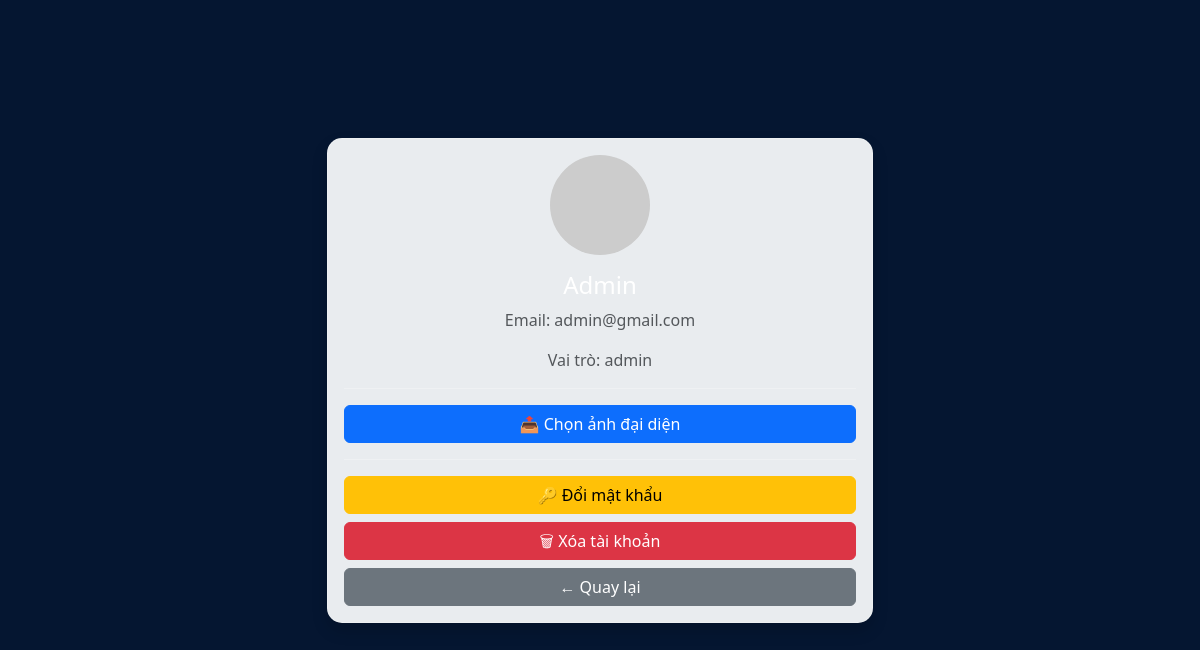
The app's page /profile.php (signed in) with its own data.
### tables this page shows
CREATE TABLE IF NOT EXISTS `users` (
  `id` int(11) NOT NULL AUTO_INCREMENT,
  `name` varchar(100) DEFAULT NULL,
  `email` varchar(100) DEFAULT NULL,
  `password` varchar(255) DEFAULT NULL,
  `role` varchar(20) DEFAULT 'user',
  `created_at` timestamp NOT NULL DEFAULT current_timestamp(),
  `avatar` varchar(255) DEFAULT NULL,
  `class` varchar(50) DEFAULT NULL,
  PRIMARY KEY (`id`),
  UNIQUE KEY `email` (`email`)
);

### profile.php (the view, shortened to what this page needs)
<?php
include 'config.php';
$email = $_SESSION['user'];
$stmt = $conn->prepare("SELECT * FROM users WHERE email = ? LIMIT 1");
$stmt->bind_param("s", $email);
$stmt->execute();
$result = $stmt->get_result();
if ($result && $result->num_rows > 0) {
    $user = $result->fetch_assoc();
} else {
    die("Không tìm thấy người dùng");
}
$avatarPath = $user['avatar'] ?? '';
if (!empty($avatarPath) && file_exists("uploads/avatars/$avatarPath")) {
    $avatarUrl = "uploads/avatars/$avatarPath";
} else {
    $prefix = explode('@', $user['email'])[0];
    $initials = strtoupper(substr($prefix, 0, 2));
    $avatarUrl = "https://ui-avatars.com/api/?name=$initials&background=0d6efd&color=fff";
}
?>
<link href="https://cdn.jsdelivr.net/npm/bootstrap@5.3.0/dist/css/bootstrap.min.css" rel="stylesheet">
<link rel="stylesheet" href="style.css">
<div class="container mt-5">
    <div class="row justify-content-center">
        <div class="col-md-6">
            <div class="card shadow">
                <div class="card-body text-center">
                    <img src="<?= $avatarUrl ?>"
                        class="rounded-circle mb-3"
                        width="100"
                        height="100">
                    <h4><?= htmlspecialchars($user['name']); ?></h4>
                    <p class="text-muted">
                        Email: <?= htmlspecialchars($user['email']); ?>
                    </p>
                    <p class="text-muted">
                        Vai trò: <?= htmlspecialchars($user['role']); ?>
                    </p>
                    <hr>
                    <form action="profile/upload_avatar.php"
                        method="POST"
                        enctype="multipart/form-data"
                        id="avatarForm">
                        <button type="button"
                            class="btn btn-primary w-100"
                            onclick="document.getElementById('avatarInput').click();">
                            📤 Chọn ảnh đại diện
                        </button>
                    </form>
                    <hr>
                    <div class="d-grid gap-2">
                        <a href="profile/change_password.php" class="btn btn-warning">
                            🔑 Đổi mật khẩu
                        </a>
                        <button class="btn btn-danger" onclick="confirmDelete()">
                            🗑 Xóa tài khoản
                        </button>
                        <a href="dashboard.php" class="btn btn-secondary">
                            ← Quay lại
                        </a>
                    </div>
                </div>
            </div>
        </div>
    </div>
</div>

### style.css (style rules this page uses)
.card { background: #e9ecef; backdrop-filter: blur(12px); border-radius: 15px; border: 1px solid rgba(255, 255, 255, 0.2); color: white; transition: 0.3s; }

### records on screen
users: name "Admin", email "admin@gmail.com", role "admin"
